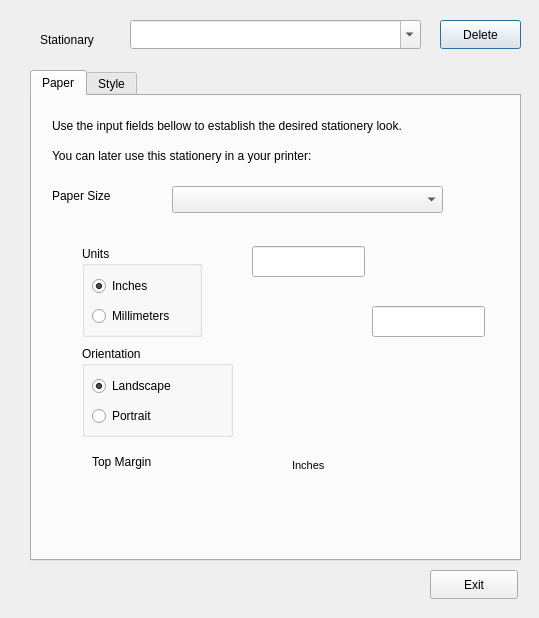
<?xml version="1.0" encoding="UTF-8"?>
<ui version="4.0">
 <class>PaperDialog</class>
 <widget class="QDialog" name="PaperDialog">
  <property name="geometry">
   <rect>
    <x>0</x>
    <y>0</y>
    <width>539</width>
    <height>618</height>
   </rect>
  </property>
  <property name="windowTitle">
   <string>Stationary</string>
  </property>
  <widget class="QTabWidget" name="tabWidget">
   <property name="geometry">
    <rect>
     <x>30</x>
     <y>70</y>
     <width>491</width>
     <height>491</height>
    </rect>
   </property>
   <property name="currentIndex">
    <number>0</number>
   </property>
   <widget class="QWidget" name="paperTab">
    <attribute name="title">
     <string>Paper</string>
    </attribute>
    <widget class="QLabel" name="label_5">
     <property name="geometry">
      <rect>
       <x>20</x>
       <y>20</y>
       <width>451</width>
       <height>19</height>
      </rect>
     </property>
     <property name="text">
      <string>Use the input fields bellow to establish the desired stationery look.</string>
     </property>
    </widget>
    <widget class="QLabel" name="label_6">
     <property name="geometry">
      <rect>
       <x>20</x>
       <y>50</y>
       <width>441</width>
       <height>19</height>
      </rect>
     </property>
     <property name="text">
      <string>You can later use this stationery in a your printer:</string>
     </property>
    </widget>
    <widget class="QComboBox" name="paperSizeComboBox">
     <property name="geometry">
      <rect>
       <x>140</x>
       <y>90</y>
       <width>271</width>
       <height>27</height>
      </rect>
     </property>
    </widget>
    <widget class="QLabel" name="label">
     <property name="geometry">
      <rect>
       <x>20</x>
       <y>90</y>
       <width>101</width>
       <height>19</height>
      </rect>
     </property>
     <property name="text">
      <string>Paper Size</string>
     </property>
    </widget>
    <widget class="QGroupBox" name="orientationGroupBox">
     <property name="geometry">
      <rect>
       <x>50</x>
       <y>250</y>
       <width>151</width>
       <height>91</height>
      </rect>
     </property>
     <property name="title">
      <string>Orientation</string>
     </property>
     <widget class="QRadioButton" name="landscapeRadioButton">
      <property name="geometry">
       <rect>
        <x>10</x>
        <y>25</y>
        <width>111</width>
        <height>30</height>
       </rect>
      </property>
      <property name="text">
       <string>Landscape</string>
      </property>
      <property name="checked">
       <bool>true</bool>
      </property>
     </widget>
     <widget class="QRadioButton" name="portraitRadioButton">
      <property name="geometry">
       <rect>
        <x>10</x>
        <y>55</y>
        <width>103</width>
        <height>30</height>
       </rect>
      </property>
      <property name="text">
       <string>Portrait</string>
      </property>
     </widget>
    </widget>
    <widget class="QLabel" name="label_7">
     <property name="geometry">
      <rect>
       <x>260</x>
       <y>360</y>
       <width>41</width>
       <height>19</height>
      </rect>
     </property>
     <property name="font">
      <font>
       <pointsize>8</pointsize>
      </font>
     </property>
     <property name="text">
      <string>Inches</string>
     </property>
    </widget>
    <widget class="QLabel" name="label_2">
     <property name="geometry">
      <rect>
       <x>60</x>
       <y>356</y>
       <width>91</width>
       <height>19</height>
      </rect>
     </property>
     <property name="text">
      <string>Top Margin</string>
     </property>
    </widget>
    <widget class="QLineEdit" name="customSizeW">
     <property name="geometry">
      <rect>
       <x>340</x>
       <y>210</y>
       <width>113</width>
       <height>31</height>
      </rect>
     </property>
    </widget>
    <widget class="QLineEdit" name="customSizeH">
     <property name="geometry">
      <rect>
       <x>220</x>
       <y>150</y>
       <width>113</width>
       <height>31</height>
      </rect>
     </property>
    </widget>
    <widget class="QGroupBox" name="groupBox_2">
     <property name="geometry">
      <rect>
       <x>50</x>
       <y>150</y>
       <width>120</width>
       <height>91</height>
      </rect>
     </property>
     <property name="title">
      <string>Units</string>
     </property>
     <widget class="QRadioButton" name="inchesRadioButton">
      <property name="geometry">
       <rect>
        <x>10</x>
        <y>25</y>
        <width>103</width>
        <height>30</height>
       </rect>
      </property>
      <property name="text">
       <string>Inches</string>
      </property>
      <property name="checked">
       <bool>true</bool>
      </property>
     </widget>
     <widget class="QRadioButton" name="mmRadioButton">
      <property name="geometry">
       <rect>
        <x>10</x>
        <y>55</y>
        <width>103</width>
        <height>30</height>
       </rect>
      </property>
      <property name="text">
       <string>Millimeters</string>
      </property>
     </widget>
    </widget>
    <widget class="QLabel" name="orientationLabel">
     <property name="geometry">
      <rect>
       <x>250</x>
       <y>190</y>
       <width>82</width>
       <height>82</height>
      </rect>
     </property>
     <property name="text">
      <string/>
     </property>
     <property name="alignment">
      <set>Qt::AlignRight|Qt::AlignTop|Qt::AlignTrailing</set>
     </property>
    </widget>
   </widget>
   <widget class="QWidget" name="styleTab">
    <attribute name="title">
     <string>Style</string>
    </attribute>
    <widget class="QCheckBox" name="feedHolesCheckBox">
     <property name="geometry">
      <rect>
       <x>20</x>
       <y>19</y>
       <width>151</width>
       <height>24</height>
      </rect>
     </property>
     <property name="text">
      <string>Tractor Feed Holes</string>
     </property>
     <property name="checked">
      <bool>true</bool>
     </property>
    </widget>
    <widget class="QLabel" name="colorLabel1">
     <property name="geometry">
      <rect>
       <x>25</x>
       <y>140</y>
       <width>141</width>
       <height>16</height>
      </rect>
     </property>
     <property name="text">
      <string>Custom Bars Color</string>
     </property>
    </widget>
    <widget class="QLabel" name="colorLabel2">
     <property name="geometry">
      <rect>
       <x>340</x>
       <y>140</y>
       <width>141</width>
       <height>16</height>
      </rect>
     </property>
     <property name="text">
      <string>(e.g., #f0fff0)</string>
     </property>
    </widget>
    <widget class="QComboBox" name="barsColorComboBox">
     <property name="geometry">
      <rect>
       <x>190</x>
       <y>88</y>
       <width>131</width>
       <height>27</height>
      </rect>
     </property>
    </widget>
    <widget class="QCheckBox" name="decorationCheckBox">
     <property name="geometry">
      <rect>
       <x>20</x>
       <y>50</y>
       <width>131</width>
       <height>24</height>
      </rect>
     </property>
     <property name="text">
      <string>Decorated</string>
     </property>
    </widget>
    <widget class="QLineEdit" name="customColor">
     <property name="geometry">
      <rect>
       <x>190</x>
       <y>130</y>
       <width>131</width>
       <height>33</height>
      </rect>
     </property>
     <property name="text">
      <string/>
     </property>
    </widget>
    <widget class="QLabel" name="label_9">
     <property name="geometry">
      <rect>
       <x>20</x>
       <y>99</y>
       <width>111</width>
       <height>19</height>
      </rect>
     </property>
     <property name="text">
      <string>Bars Color</string>
     </property>
    </widget>
   </widget>
  </widget>
  <widget class="QLabel" name="label_3">
   <property name="geometry">
    <rect>
     <x>40</x>
     <y>30</y>
     <width>91</width>
     <height>19</height>
    </rect>
   </property>
   <property name="text">
    <string>Stationary</string>
   </property>
  </widget>
  <widget class="QPushButton" name="deleteButton">
   <property name="geometry">
    <rect>
     <x>440</x>
     <y>20</y>
     <width>81</width>
     <height>29</height>
    </rect>
   </property>
   <property name="text">
    <string>Delete</string>
   </property>
  </widget>
  <widget class="QPushButton" name="cancelButton">
   <property name="geometry">
    <rect>
     <x>430</x>
     <y>570</y>
     <width>88</width>
     <height>29</height>
    </rect>
   </property>
   <property name="text">
    <string>Exit</string>
   </property>
  </widget>
  <widget class="QComboBox" name="stationeryNameComboBox">
   <property name="geometry">
    <rect>
     <x>130</x>
     <y>20</y>
     <width>291</width>
     <height>29</height>
    </rect>
   </property>
   <property name="editable">
    <bool>true</bool>
   </property>
  </widget>
 </widget>
 <tabstops>
  <tabstop>tabWidget</tabstop>
  <tabstop>paperSizeComboBox</tabstop>
  <tabstop>inchesRadioButton</tabstop>
  <tabstop>mmRadioButton</tabstop>
  <tabstop>landscapeRadioButton</tabstop>
  <tabstop>portraitRadioButton</tabstop>
  <tabstop>customSizeH</tabstop>
  <tabstop>customSizeW</tabstop>
  <tabstop>cancelButton</tabstop>
  <tabstop>deleteButton</tabstop>
  <tabstop>feedHolesCheckBox</tabstop>
  <tabstop>barsColorComboBox</tabstop>
  <tabstop>decorationCheckBox</tabstop>
  <tabstop>customColor</tabstop>
 </tabstops>
 <resources/>
 <connections/>
</ui>
